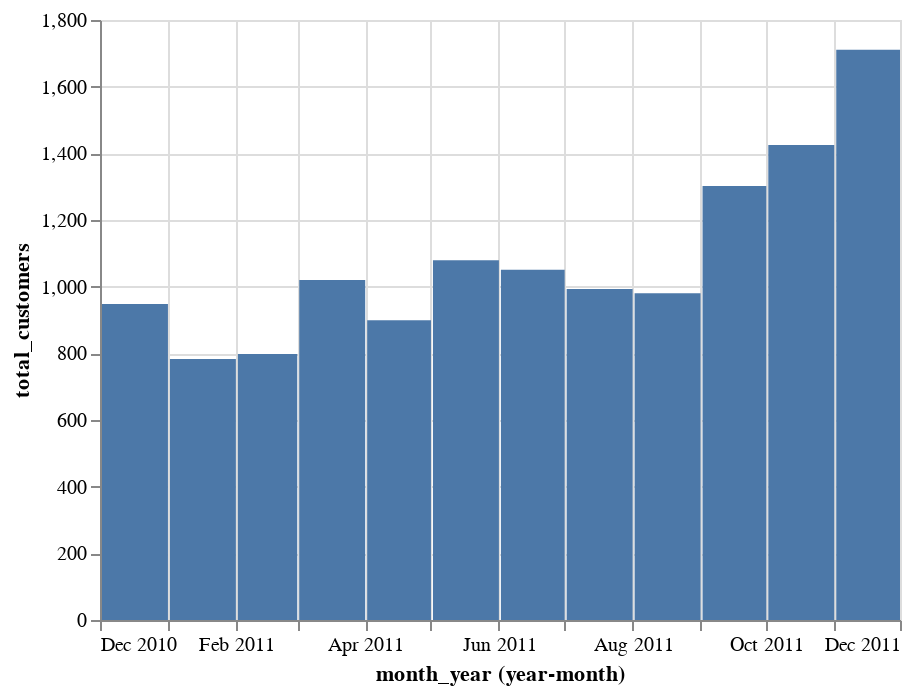

The cell this chart's notebook holds for it:
### Markdown cell above
### Monthly customers

### Code cell
monthly_cust = data[['month_year','total_customers']]

alt.Chart(monthly_cust).mark_bar().encode(
    x=alt.X('month_year',timeUnit='yearmonth'),
    y='total_customers'
)

### Figure 1 — Vega-Lite specification as saved in the notebook (floating-point values rounded to 4 significant figures)
{"config": {"view": {"continuousWidth": 400, "continuousHeight": 300}}, "data": {"name": "data-f95a3d720b390979b8fbc4cf9264916f"}, "mark": "bar", "encoding": {"x": {"field": "month_year", "timeUnit": "yearmonth", "type": "temporal"}, "y": {"field": "total_customers", "type": "quantitative"}}, "$schema": "https://vega.github.io/schema/vega-lite/v4.17.0.json", "datasets": {"data-f95a3d720b390979b8fbc4cf9264916f": [{"month_year": "2010-12-01T00:00:00", "total_customers": 948}, {"month_year": "2011-01-01T00:00:00", "total_customers": 783}, {"month_year": "2011-02-01T00:00:00", "total_customers": 798}, {"month_year": "2011-03-01T00:00:00", "total_customers": 1020}, {"month_year": "2011-04-01T00:00:00", "total_customers": 899}, {"month_year": "2011-05-01T00:00:00", "total_customers": 1079}, {"month_year": "2011-06-01T00:00:00", "total_customers": 1051}, {"month_year": "2011-07-01T00:00:00", "total_customers": 993}, {"month_year": "2011-08-01T00:00:00", "total_customers": 980}, {"month_year": "2011-09-01T00:00:00", "total_customers": 1302}, {"month_year": "2011-10-01T00:00:00", "total_customers": 1425}, {"month_year": "2011-11-01T00:00:00", "total_customers": 1711}]}}
